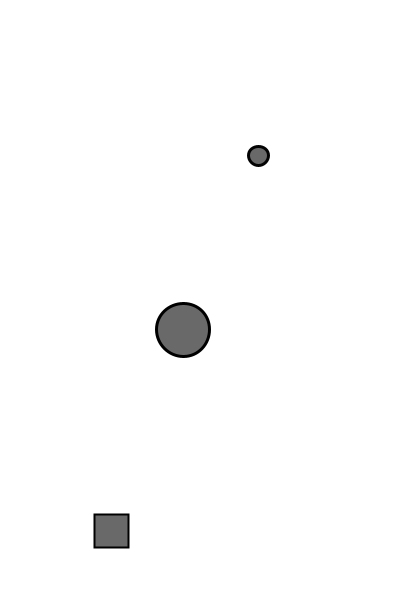
Frame 1 (no input)
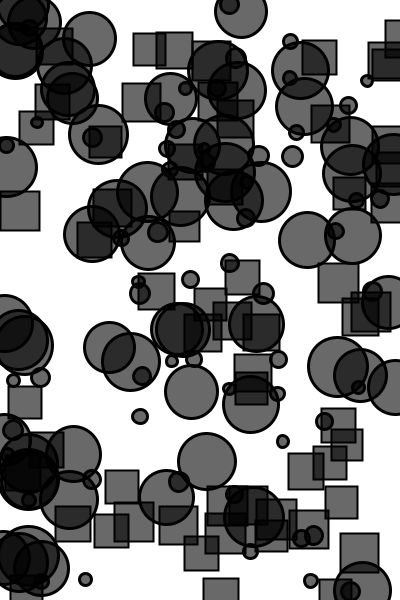
Frame 60 (the mouse pressed at the canvas centre just before this capture)
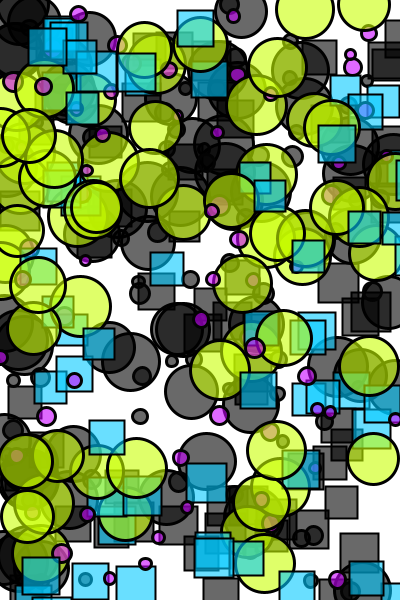
Frame 120 (the mouse held since frame 60 and released just before this capture)

The Processing sketch that drew these frames (run headless with seeded random() and noise(); from frame 60 on, the mouse is pressed at the canvas centre):

// Processing sketch: processing_4246
// ── processing_4246.pde

void setup(){  
  background(255);  
  size(400,600);  
  smooth();  
}  
 
void draw(){  
 
  stroke(3);  
  strokeWeight(3);  
  fill(mouseX,0,mouseY,150);  
  float a = random(width);  
  float b = random(height);  
  float c = random (10,20);  
  ellipse (a,b,c,c);  
 
  stroke(0);  
  strokeWeight(2);  
  fill(0,mouseX,mouseY,150);   
  float d = random (width);  
  float e = random (height);  
  float f = random (30,40);  
  rect (d,e,f,f);  
 
  stroke(0);  
  strokeWeight(3);  
  fill(mouseX,mouseY,0,150);  
  float g = random (width);  
  float h = random (height);  
  float i = random (50,60);  
  ellipse(g,h,i,i);  
}  
 
 

  
